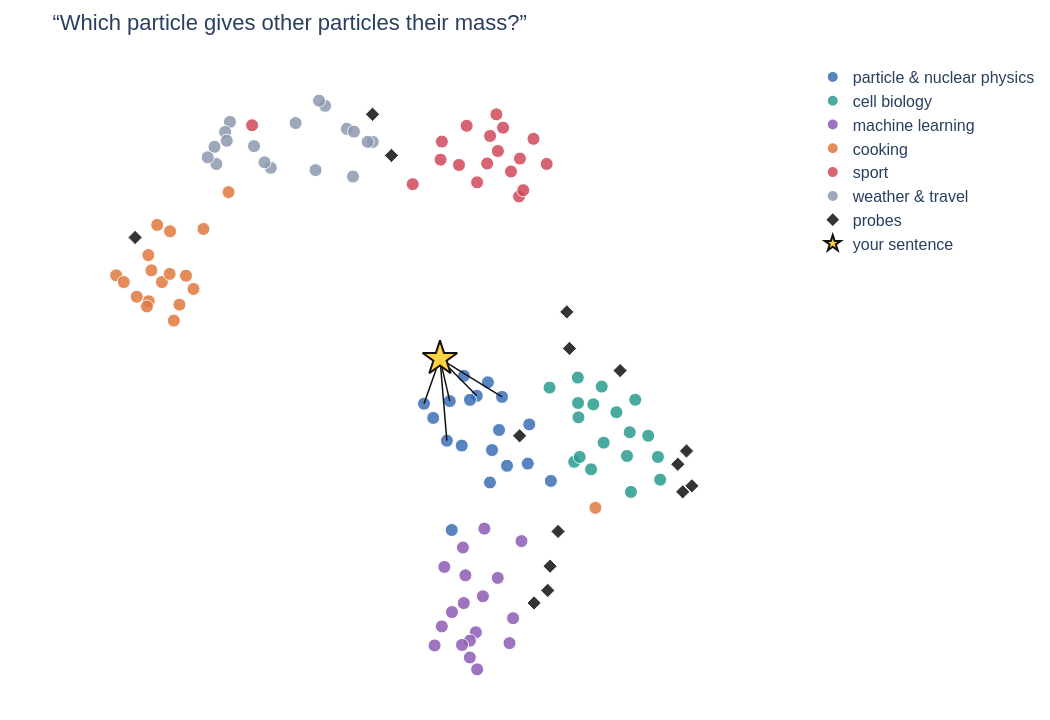

This figure's notebook cell:
### Markdown cell above
## 5 · Your sentence on the map

This is retrieval, made visible: embed a query with the **same** model, find its nearest neighbours by cosine, and that is the top-k. Type a sentence and press Enter. The star is where it lands; the lines go to its five nearest neighbours **measured in the 384-dimensional space**, which is why a line sometimes reaches further across the picture than you expect.

### Code cell
def place(query, k=5):
    q = embed([query])[0]
    sims = E @ q
    top = np.argsort(-sims)[:k]
    xy = reducer.transform(q[None, :])[0]
    fig = base_map(f"“{query}”")
    for i in top:
        fig.add_trace(go.Scatter(x=[xy[0], XY[i, 0]], y=[xy[1], XY[i, 1]], mode="lines", line=dict(color="#111111", width=1.5),
                                 hoverinfo="skip", showlegend=False))
    fig.add_trace(go.Scatter(x=[xy[0]], y=[xy[1]], mode="markers", name="your sentence",
                             marker=dict(size=26, symbol="star", color="#FFD23F", line=dict(color="#111111", width=2)),
                             text=[wrap(query)], hovertemplate="%{text}<extra>query</extra>"))
    fig.show()
    print(f"nearest neighbours of: {query!r}")
    for i in top:
        print(f"  {sims[i]:.2f}  [{labels[i]}]  {sentences[i]}")

place("Which particle gives other particles their mass?")

### Figure 1 — Plotly figure (JSON) as saved in the notebook; plotly's stock layout.template omitted (floating-point values rounded to 4 significant figures)
{"data": [{"hovertemplate": "%{text}<extra>particle & nuclear physics</extra>", "marker": {"color": "#3B6FB6", "line": {"color": "white", "width": 1}, "opacity": 0.85, "size": 13, "symbol": "circle"}, "mode": "markers", "name": "particle & nuclear physics", "text": ["The Higgs boson was discovered at the Large <br>Hadron Collider in 2012.", "Neutrinos oscillate between three flavours as <br>they travel.", "Beta decay turns a neutron into a proton, an <br>electron and an antineutrino.", "The half-life of cobalt-60 is about 5.27 years.", "Quarks are confined inside protons and neutrons <br>by the strong force.", "A germanium detector measures gamma-ray energies <br>with high resolution.", "The Standard Model does not explain dark matter.", "Muons decay into electrons and two neutrinos.", "Electron capture competes with positron emission <br>in proton-rich nuclei.", "The proton radius was measured with muonic <br>hydrogen.", "Cosmic rays produce showers of particles in the <br>upper atmosphere.", "A cyclotron accelerates charged particles along <br>a spiral path.", "Parity is violated in the weak interaction.", "Scintillators emit light when ionizing radiation <br>passes through them.", "The binding energy per nucleon peaks near iron.", "Antimatter annihilates with matter and produces <br>photons.", "Cross sections are measured in barns.", "A trigger system decides which collisions are <br>recorded."], "type": "scatter", "x": [5.93, 5.48, 5.686, 5.577, 6.042, 5.897, 5.445, 5.864, 6.09, 6.17, 4.841, 5.207, 6.526, 4.989, 6.502, 5.254, 6.871, 5.285], "y": [5.009, 6.196, 5.878, 5.812, 5.33, 4.49, 5.081, 6.094, 5.86, 4.758, 5.751, 5.159, 5.42, 5.523, 4.793, 5.793, 4.516, 3.73]}, {"hovertemplate": "%{text}<extra>cell biology</extra>", "marker": {"color": "#2A9D8F", "line": {"color": "white", "width": 1}, "opacity": 0.85, "size": 13, "symbol": "circle"}, "mode": "markers", "name": "cell biology", "text": ["Mitochondria produce most of the cell's ATP.", "DNA is wrapped around histone proteins to form <br>nucleosomes.", "Ribosomes translate messenger RNA into protein.", "Stem cells can differentiate into many cell <br>types.", "Histone acetylation is associated with active <br>transcription.", "The cell membrane is a lipid bilayer with <br>embedded proteins.", "Tumour cells often carry mutations in the p53 <br>gene.", "Mass cytometry measures dozens of proteins in <br>single cells.", "During mitosis the chromosomes are pulled to <br>opposite poles.", "Enzymes lower the activation energy of <br>biochemical reactions.", "T cells recognise antigens presented on the <br>surface of other cells.", "CRISPR uses a guide RNA to cut DNA at a chosen <br>site.", "Apoptosis is programmed cell death.", "Methylation of DNA can silence a gene without <br>changing its sequence.", "Antibodies bind specific epitopes on their <br>targets.", "The cytoskeleton gives the cell its shape and <br>moves cargo.", "Bacteria divide by binary fission.", "Single-cell sequencing reveals heterogeneity <br>inside a tumour."], "type": "scatter", "x": [6.85, 7.716, 7.514, 7.685, 8.089, 7.306, 8.428, 7.244, 7.92, 8.585, 7.313, 8.153, 8.221, 8.621, 7.332, 7.551, 7.302, 8.133], "y": [6.009, 5.128, 4.701, 6.025, 4.915, 5.762, 5.238, 4.822, 5.614, 4.899, 5.532, 4.34, 5.814, 4.536, 4.899, 5.741, 6.169, 5.294]}, {"hovertemplate": "%{text}<extra>machine learning</extra>", "marker": {"color": "#8E5BB5", "line": {"color": "white", "width": 1}, "opacity": 0.85, "size": 13, "symbol": "circle"}, "mode": "markers", "name": "machine learning", "text": ["A transformer uses self-attention instead of <br>recurrence.", "Gradient descent updates the weights to reduce <br>the loss.", "Overfitting means the model memorised the <br>training set.", "Dropout randomly disables neurons during <br>training.", "A language model predicts the next token.", "Embeddings map text to vectors in a <br>high-dimensional space.", "Retrieval-augmented generation puts documents <br>into the prompt.", "The learning rate controls the size of each <br>update step.", "Convolutional networks are good at recognising <br>images.", "Reinforcement learning optimises a reward <br>signal.", "Quantization stores each weight with fewer bits.", "An agent calls tools in a loop until it has an <br>answer.", "Batch normalisation stabilises the training of <br>deep networks.", "The validation set is used to choose <br>hyperparameters.", "Attention weights say which tokens influence <br>which.", "Fine-tuning adapts a pretrained model to a new <br>task.", "A variational autoencoder learns a latent <br>distribution.", "Backpropagation computes gradients with the <br>chain rule."], "type": "scatter", "x": [5.784, 6.267, 5.671, 5.692, 5.289, 5.807, 5.464, 6.21, 5.167, 5.576, 6.401, 5.478, 5.449, 5.504, 6.021, 5.011, 5.574, 5.126], "y": [2.671, 2.319, 2.094, 1.5, 2.418, 3.752, 3.45, 1.92, 3.14, 1.96, 3.552, 2.561, 1.891, 3.006, 2.964, 1.883, 1.69, 2.188]}, {"hovertemplate": "%{text}<extra>cooking</extra>", "marker": {"color": "#E07A3F", "line": {"color": "white", "width": 1}, "opacity": 0.85, "size": 13, "symbol": "circle"}, "mode": "markers", "name": "cooking", "text": ["Simmer the tomato sauce for twenty minutes.", "Knead the dough until it is smooth and elastic.", "Add a pinch of salt to the boiling water before <br>the pasta.", "Roast the vegetables at 200 degrees until <br>golden.", "Whisk the eggs with sugar until pale and fluffy.", "Let the steak rest for five minutes before <br>slicing.", "Fresh basil goes on the pizza after it comes out <br>of the oven.", "Toast the spices in a dry pan to release their <br>aroma.", "The bread needs to rise for an hour in a warm <br>place.", "Caramelise the onions slowly over low heat.", "Fold the chocolate into the batter gently.", "Hummus is made from chickpeas, tahini, lemon and <br>garlic.", "Marinate the chicken overnight in yoghurt and <br>spices.", "A sharp knife is safer than a dull one in the <br>kitchen.", "Deglaze the pan with a splash of white wine.", "Sourdough starter is fed with flour and water <br>every day.", "Grate fresh parmesan over the risotto just <br>before serving.", "Shakshuka is eggs poached in a spiced tomato <br>sauce."], "type": "scatter", "x": [0.6479, 0.7781, 0.4363, 1.034, 0.4303, 1.153, -0.08386, 0.2448, 1.714, 0.9284, 0.5723, 0.8386, 0.7722, 7.584, 0.4796, 1.313, 0.03792, 0.4081], "y": [7.698, 8.51, 7.391, 7.799, 8.128, 7.587, 7.805, 7.463, 9.136, 7.336, 8.612, 7.08, 7.828, 4.085, 7.885, 8.547, 7.697, 7.306]}, {"hovertemplate": "%{text}<extra>sport</extra>", "marker": {"color": "#D1495B", "line": {"color": "white", "width": 1}, "opacity": 0.85, "size": 13, "symbol": "circle"}, "mode": "markers", "name": "sport", "text": ["The striker scored twice in the second half.", "She won the marathon in two hours and nineteen <br>minutes.", "The goalkeeper saved a penalty in extra time.", "The team was relegated after losing its last <br>five matches.", "He served an ace to win the tennis final.", "The cyclists climbed the mountain pass in the <br>rain.", "A three-pointer at the buzzer decided the <br>basketball game.", "The referee showed a red card for a dangerous <br>tackle.", "The swimmer broke the world record in the 100 <br>metre freestyle.", "The coach changed tactics at half-time.", "The sprinter was disqualified for a false start.", "The home crowd cheered as the team lifted the <br>trophy.", "She trains six days a week for the Olympic <br>Games.", "The match ended in a goalless draw.", "The quarterback threw a long pass for a <br>touchdown.", "The gymnast landed a perfect vault.", "The club signed a new midfielder in the transfer <br>window.", "The rowing crew crossed the finish line half a <br>length ahead."], "type": "scatter", "x": [6.593, 5.107, 6.107, 6.362, 6.376, 2.091, 6.233, 5.899, 5.402, 6.0, 5.524, 5.692, 4.66, 6.429, 5.852, 6.024, 6.804, 5.128], "y": [9.989, 9.656, 10.17, 9.068, 9.673, 10.21, 9.467, 10.04, 9.571, 10.38, 10.2, 9.293, 9.263, 9.167, 9.594, 9.794, 9.587, 9.945]}, {"hovertemplate": "%{text}<extra>weather & travel</extra>", "marker": {"color": "#8D99AE", "line": {"color": "white", "width": 1}, "opacity": 0.85, "size": 13, "symbol": "circle"}, "mode": "markers", "name": "weather & travel", "text": ["It will rain heavily in the north tomorrow <br>afternoon.", "The flight to Rome was delayed by three hours.", "A heat wave is expected to last until the <br>weekend.", "The train leaves from platform four at nine <br>o'clock.", "Snow closed the mountain road for two days.", "We booked a small hotel near the old harbour.", "Strong winds are forecast along the coast <br>tonight.", "My suitcase was lost somewhere between two <br>airports.", "The morning fog lifted and the sun came out.", "You need a visa to enter the country as a <br>tourist.", "The humidity makes the summer nights <br>uncomfortable.", "The ferry to the island runs twice a day.", "A thunderstorm knocked out the power in the <br>village.", "We rented a car and drove along the coast.", "Temperatures will drop below freezing overnight.", "The museum is a ten-minute walk from the <br>station.", "Pack a raincoat, the forecast looks unsettled.", "The airport bus stops in front of the central <br>station."], "type": "scatter", "x": [1.737, 4.021, 1.519, 3.705, 2.391, 3.259, 1.659, 3.606, 2.121, 3.161, 1.38, 3.106, 2.29, 2.788, 1.489, 3.721, 1.686, 3.94], "y": [10.26, 9.94, 9.586, 9.386, 9.525, 10.52, 10.1, 10.15, 9.872, 10.6, 9.693, 9.488, 9.613, 10.24, 9.862, 10.1, 9.958, 9.94]}, {"hovertemplate": "%{text}<extra>probes</extra>", "marker": {"color": "#111111", "line": {"color": "white", "width": 1}, "opacity": 0.85, "size": 11, "symbol": "diamond"}, "mode": "markers", "name": "probes", "text": ["How accurate is AlphaFold?", "The median backbone error of the predicted <br>protein structures was 0.96 angstrom.", "The plane was late.", "Our flight got delayed.", "The drug inhibits the enzyme.", "The drug does not inhibit the enzyme.", "The method improved accuracy by 17.9 points.", "The method improved accuracy by 19.7 points.", "The treatment increased tumour growth.", "The treatment decreased tumour growth.", "The cell divided into two daughter cells.", "He spent the night in a prison cell.", "The battery cell stores charge.", "Quarks are held together by gluons.", "Whisk the cream until it forms soft peaks."], "type": "scatter", "x": [6.859, 6.986, 4.321, 4.018, 8.902, 9.042, 6.822, 6.603, 8.981, 9.127, 7.979, 7.126, 7.169, 6.371, 0.2194], "y": [3.151, 3.707, 9.723, 10.38, 4.782, 4.995, 2.763, 2.563, 4.341, 4.437, 6.281, 7.22, 6.635, 5.237, 8.41]}, {"hoverinfo": "skip", "line": {"color": "#111111", "width": 1.5}, "mode": "lines", "showlegend": false, "type": "scatter", "x": [5.097, 5.207], "y": [6.473, 5.159]}, {"hoverinfo": "skip", "line": {"color": "#111111", "width": 1.5}, "mode": "lines", "showlegend": false, "type": "scatter", "x": [5.097, 5.254], "y": [6.473, 5.793]}, {"hoverinfo": "skip", "line": {"color": "#111111", "width": 1.5}, "mode": "lines", "showlegend": false, "type": "scatter", "x": [5.097, 4.841], "y": [6.473, 5.751]}, {"hoverinfo": "skip", "line": {"color": "#111111", "width": 1.5}, "mode": "lines", "showlegend": false, "type": "scatter", "x": [5.097, 5.686], "y": [6.473, 5.878]}, {"hoverinfo": "skip", "line": {"color": "#111111", "width": 1.5}, "mode": "lines", "showlegend": false, "type": "scatter", "x": [5.097, 6.09], "y": [6.473, 5.86]}, {"hovertemplate": "%{text}<extra>query</extra>", "marker": {"color": "#FFD23F", "line": {"color": "#111111", "width": 2}, "size": 26, "symbol": "star"}, "mode": "markers", "name": "your sentence", "text": ["Which particle gives other particles their mass?"], "type": "scatter", "x": [5.097], "y": [6.473]}], "layout": {"font": {"family": "Helvetica, Arial, sans-serif", "size": 16}, "height": 720, "hoverlabel": {"font": {"size": 15}}, "legend": {"itemsizing": "constant"}, "margin": {"b": 10, "l": 10, "r": 10, "t": 60}, "title": {"text": "“Which particle gives other particles their mass?”"}, "width": 1050, "xaxis": {"visible": false}, "yaxis": {"scaleanchor": "x", "visible": false}}}
